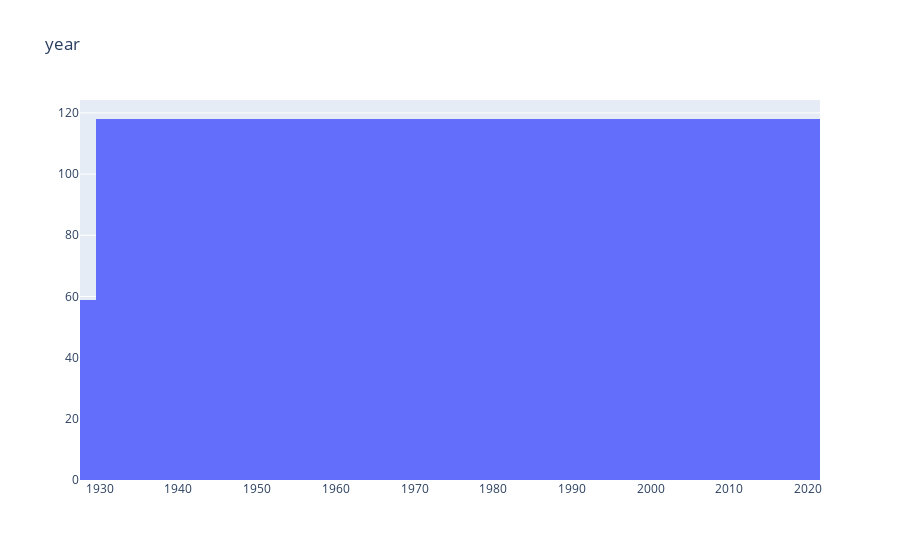
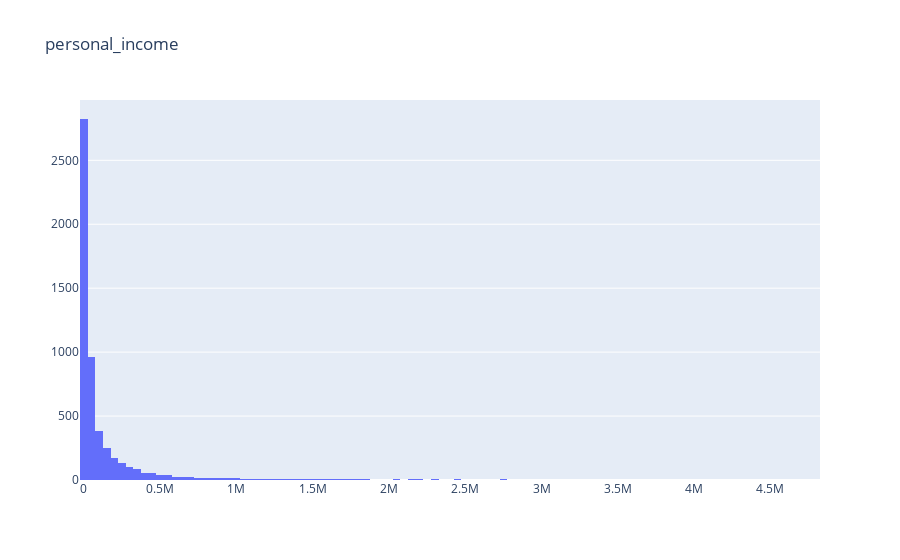
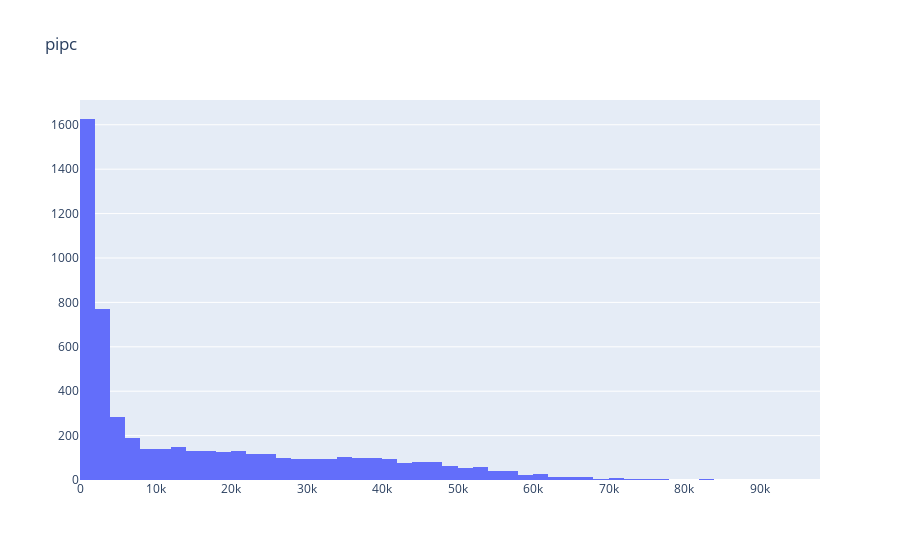
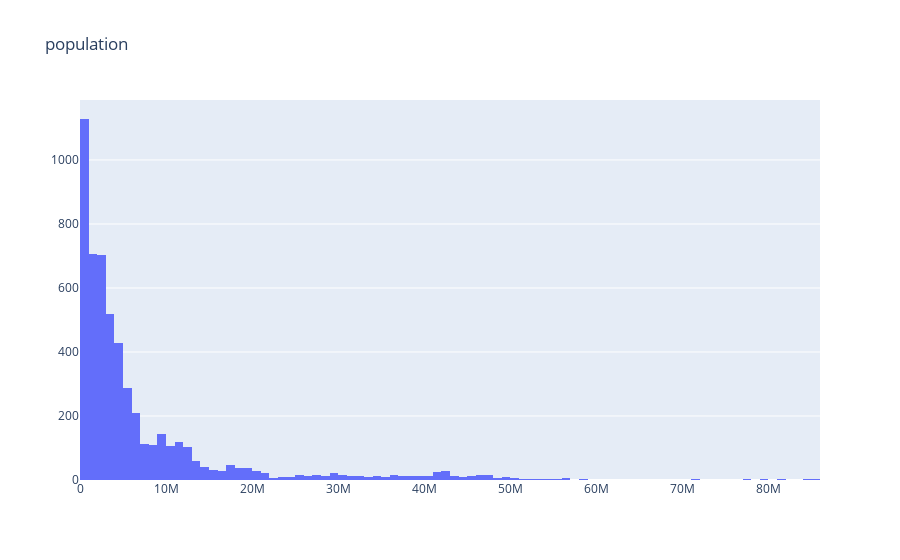

Notebook source saved alongside these figures, in order:
### Markdown cell above
states_df.dtypes

### Code cell
numerics = ['int16', 'int32', 'int64', 'float16', 'float32', 'float64']
for col in states_df.select_dtypes(include=numerics).columns:
    fig = go.Figure(data = go.Histogram(x=states_df[col]))
    fig.layout.update(title=col)
    fig.show()

### Figure 1 — Plotly figure (JSON) as saved in the notebook; plotly's stock layout.template omitted (floating-point values rounded to 4 significant figures; data arrays with more than 128 entries replaced by an {"elided": "..."} marker saying what was removed)
{"data": [{"type": "histogram", "x": {"elided": "5487 int values"}}], "layout": {"title": {"text": "year"}}}

### Figure 2 — Plotly figure (JSON) as saved in the notebook; plotly's stock layout.template omitted (floating-point values rounded to 4 significant figures; data arrays with more than 128 entries replaced by an {"elided": "..."} marker saying what was removed)
{"data": [{"type": "histogram", "x": {"elided": "5487 float values"}}], "layout": {"title": {"text": "personal_income"}}}

### Figure 3 — Plotly figure (JSON) as saved in the notebook; plotly's stock layout.template omitted (floating-point values rounded to 4 significant figures; data arrays with more than 128 entries replaced by an {"elided": "..."} marker saying what was removed)
{"data": [{"type": "histogram", "x": {"elided": "5487 int values"}}], "layout": {"title": {"text": "pipc"}}}

### Figure 4 — Plotly figure (JSON) as saved in the notebook; plotly's stock layout.template omitted (floating-point values rounded to 4 significant figures; data arrays with more than 128 entries replaced by an {"elided": "..."} marker saying what was removed)
{"data": [{"type": "histogram", "x": {"elided": "5487 int values"}}], "layout": {"title": {"text": "population"}}}
